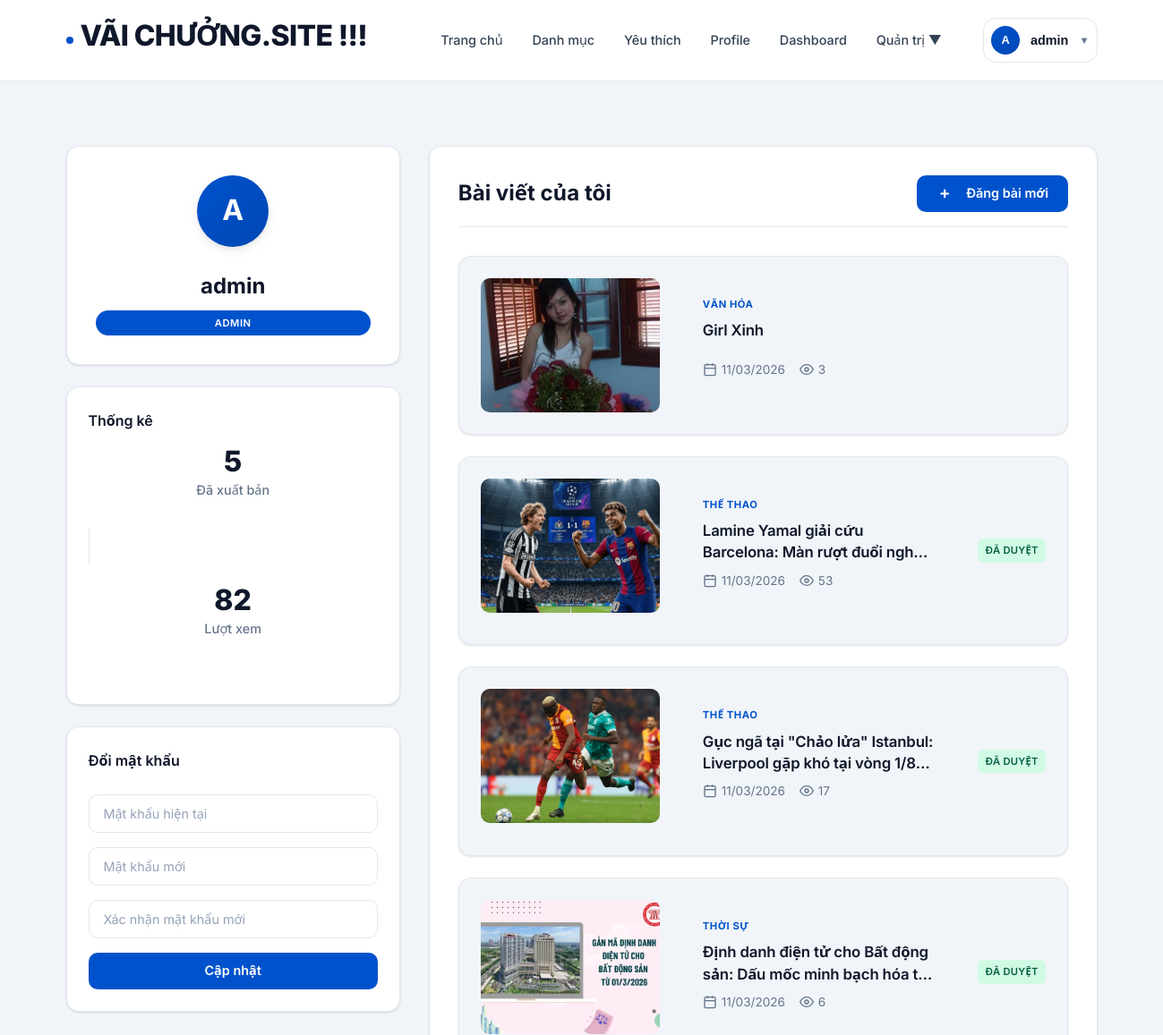
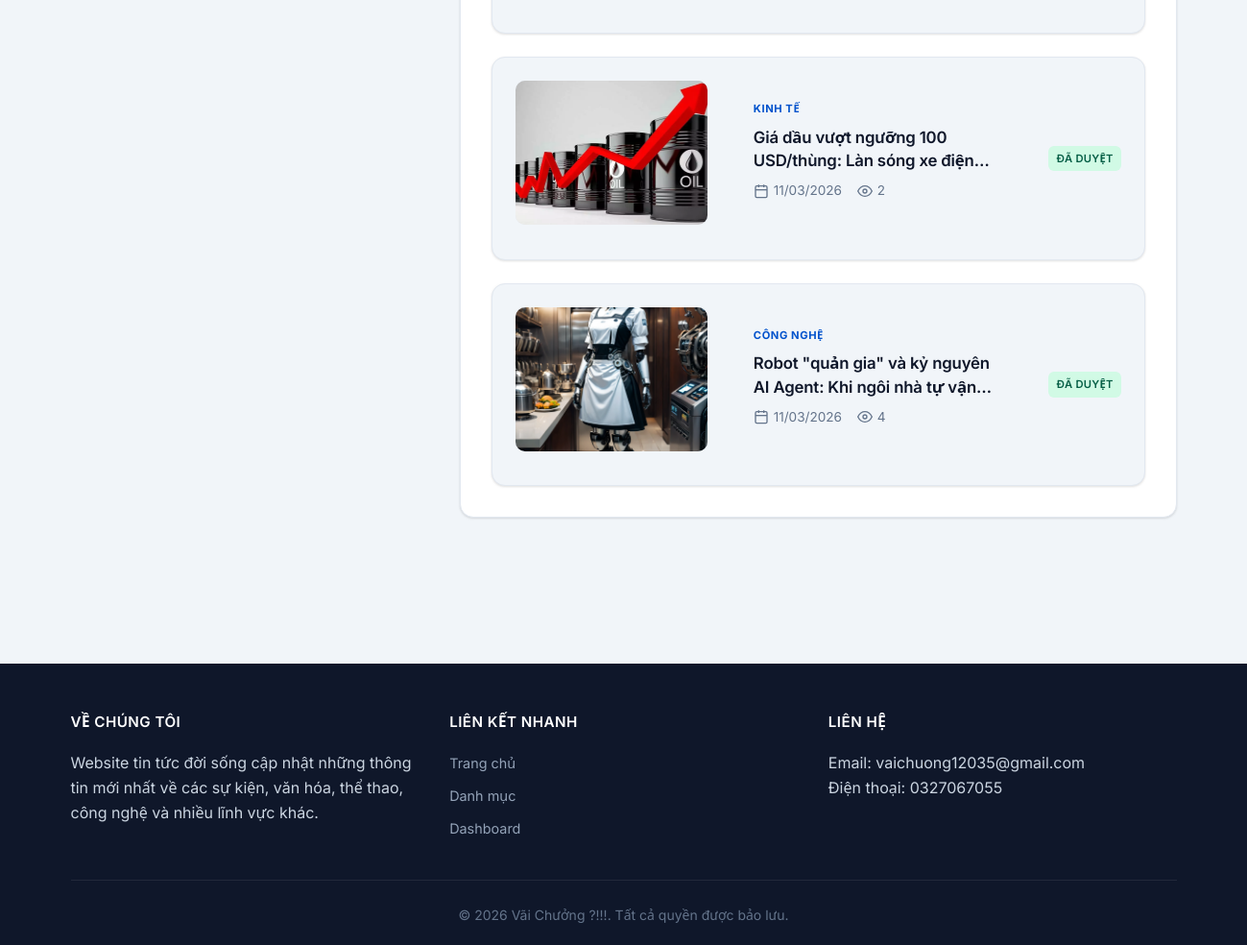
Page /me/profile (signed in) on the earlier database version (2 pictures, top to bottom).
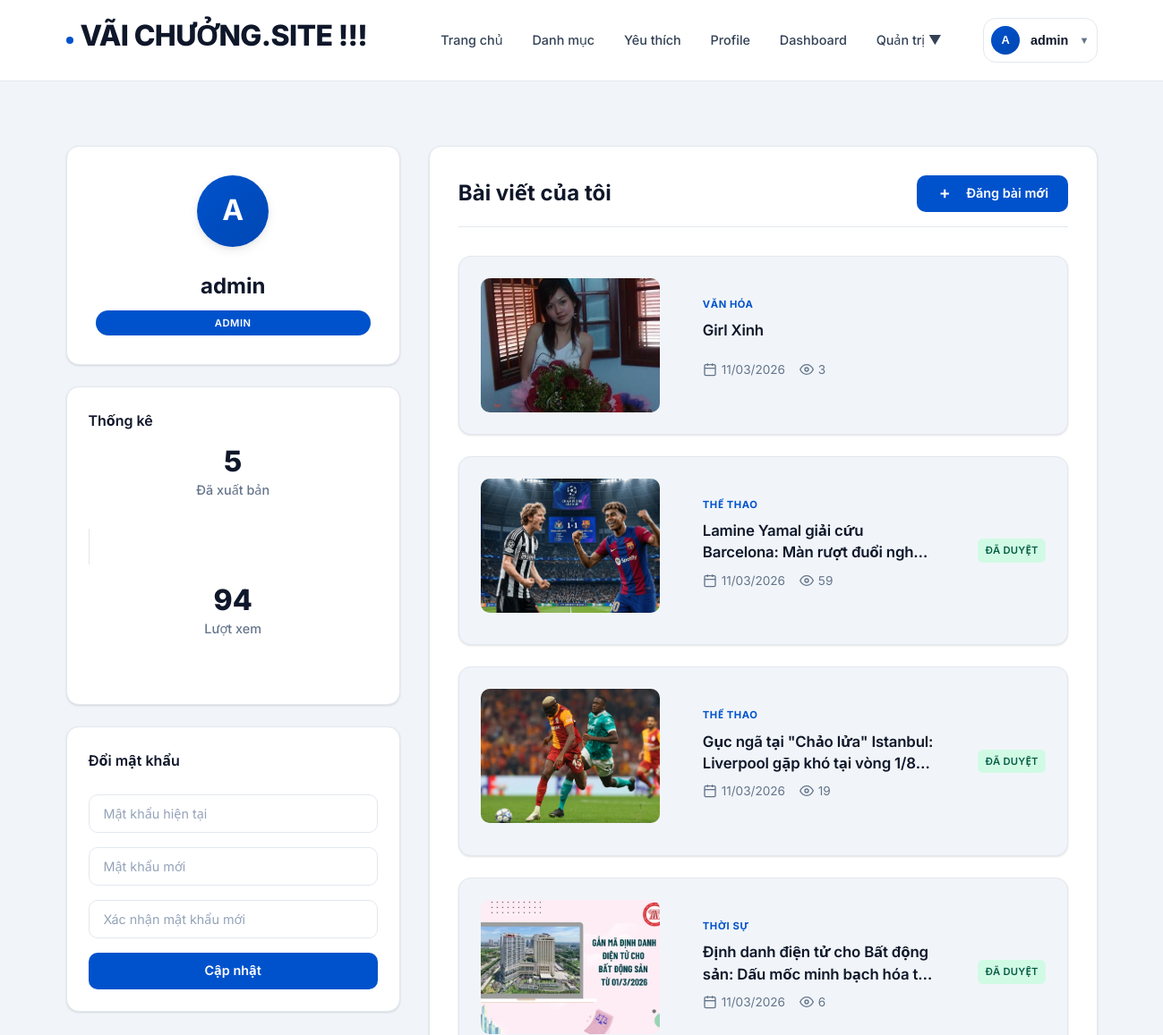
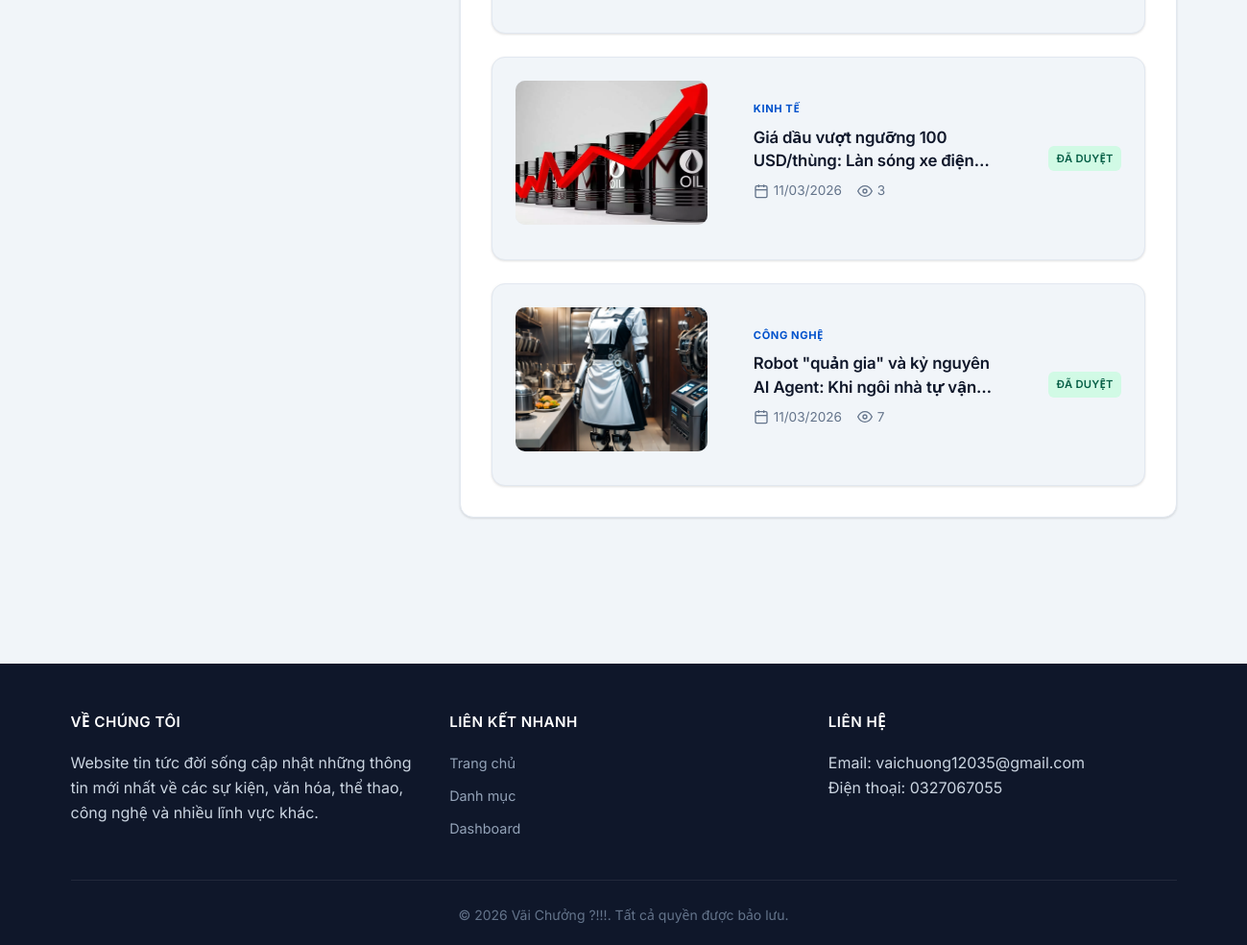
Same page on the later database version (2 pictures, top to bottom).
### newsapp/models.py (models this page shows, shortened)
class User(db.Model):
    __tablename__ = "users"
    id = db.Column(db.Integer, primary_key=True)
    username = db.Column(db.String(80), unique=True, nullable=False, index=True)
    email = db.Column(db.String(120), unique=True, nullable=False, index=True)
    password_hash = db.Column(db.String(255), nullable=False)
    role = db.Column(db.String(20), nullable=False, default=UserRole.USER, index=True)
    active = db.Column(db.Boolean, nullable=False, default=True, index=True)
    created_at = db.Column(db.DateTime, default=datetime.utcnow, nullable=False)
    articles = db.relationship("Article", back_populates="author", lazy=True)
    comments = db.relationship("Comment", back_populates="author", lazy=True)
    favorites = db.relationship("Favorite", back_populates="user", lazy=True)

class Article(db.Model):
    __tablename__ = "articles"
    id = db.Column(db.Integer, primary_key=True)
    title = db.Column(db.String(200), nullable=False, index=True)
    content = db.Column(db.Text, nullable=False)
    excerpt = db.Column(db.String(500))
    image_ref = db.Column(db.String(500))
    status = db.Column(db.String(20), nullable=False, default=ArticleStatus.DRAFT, index=True)
    review_note = db.Column(db.String(500))
    created_at = db.Column(db.DateTime, default=datetime.utcnow, nullable=False, index=True)
    updated_at = db.Column(db.DateTime, default=datetime.utcnow, onupdate=datetime.utcnow, nullable=False)
    published_at = db.Column(db.DateTime)
    views = db.Column(db.Integer, default=0, nullable=False)
    audio_ref = db.Column(db.String(500))  # static-relative path to generated audio
    audio_duration = db.Column(db.Integer)  # seconds, optional
    summary_text = db.Column(db.Text)
    user_id = db.Column(db.Integer, db.ForeignKey("users.id"), nullable=False, index=True)
    category_id = db.Column(db.Integer, db.ForeignKey("categories.id"), nullable=False, index=True)
    author = db.relationship("User", back_populates="articles")
    category = db.relationship("Category", back_populates="articles")
    comments = db.relationship(
        "Comment", back_populates="article", lazy=True, order_by="Comment.created_at.desc()"
    )
    favorites = db.relationship("Favorite", back_populates="article", lazy=True)

class Category(db.Model):
    __tablename__ = "categories"
    id = db.Column(db.Integer, primary_key=True)
    name = db.Column(db.String(100), unique=True, nullable=False, index=True)
    description = db.Column(db.Text)
    active = db.Column(db.Boolean, nullable=False, default=True, index=True)
    created_at = db.Column(db.DateTime, default=datetime.utcnow, nullable=False)
    articles = db.relationship("Article", back_populates="category", lazy=True)

### newsapp/controllers/main_controller.py (the view)
@bp.route("/me/profile")
@login_required
def profile_dashboard():
    user = get_current_user()
    assert user is not None
    user_articles = Article.query.filter_by(user_id=user.id).order_by(Article.created_at.desc()).all()
    published_count = len([a for a in user_articles if a.status == ArticleStatus.PUBLISHED])
    total_views = sum(a.views for a in user_articles if a.status == ArticleStatus.PUBLISHED)
    return render_template(
        "main/profile.html",
        user=user,
        user_articles=user_articles,
        published_count=published_count,
        total_views=total_views
    )

### newsapp/utils/auth.py (called while the page is built)
def get_current_user() -> User | None:
    if hasattr(g, "current_user"):
        return cast(User | None, g.current_user)
    user_id = session.get("user_id")
    if not user_id:
        g.current_user = None
        return None
    user = db.session.get(User, int(user_id))
    g.current_user = user
    return user

def login_required(fn: F) -> F:
    @wraps(fn)
    def wrapper(*args, **kwargs):
        user = get_current_user()
        if not user:
            flash("Vui lòng đăng nhập để truy cập!", "error")
            return redirect(url_for("auth.login"))
        if not user.active:
            session.clear()
            flash("Tài khoản đang bị khóa / không hoạt động.", "error")
            return redirect(url_for("auth.login"))
        return fn(*args, **kwargs)
    return cast(F, wrapper)

### newsapp/templates/main/profile.html (shortened to what this page needs)
{% extends "base.html" %}
{% block content %}
<div class="profile-dashboard">
    <div class="container">
        <div class="profile-grid">
            <div class="profile-sidebar">
                <div class="profile-card">
                    <div class="profile-avatar">
                        <div class="avatar-circle">
                            {{ user.username[0]|upper }}
                        </div>
                    </div>
                    <div class="profile-info">
                        <h2 class="profile-name">{{ user.username }}</h2>
                        <span class="profile-badge">{{ user.role.upper() }}</span>
                    </div>
                </div>
                <div class="stats-card">
                    <h3 class="stats-title">Thống kê</h3>
                    <div class="stats-grid">
                        <div class="stat-item">
                            <div class="stat-number">{{ published_count }}</div>
                            <div class="stat-label">Đã xuất bản</div>
                        </div>
                        <div class="stat-item">
                            <div class="stat-number">{{ total_views|default(0) }}</div>
                            <div class="stat-label">Lượt xem</div>
                        </div>
                    </div>
                </div>
                <div class="password-card">
                    <h3 class="password-title">Đổi mật khẩu</h3>
                    <form class="password-form" method="POST" action="{{ url_for('auth.change_password') }}">
                        <div class="form-group">
                            <input type="password" name="current_password" placeholder="Mật khẩu hiện tại" required>
                        </div>
                        <div class="form-group">
                            <input type="password" name="new_password" placeholder="Mật khẩu mới" required>
                        </div>
                        <div class="form-group">
                            <input type="password" name="confirm_password" placeholder="Xác nhận mật khẩu mới" required>
                        </div>
                        <button type="submit" class="btn btn-primary btn-block">Cập nhật</button>
                    </form>
                </div>
            </div>
            <div class="profile-content">
                <div class="content-header">
                    <h2 class="content-title">Bài viết của tôi</h2>
                    <a href="{{ url_for('dashboard.create_article') }}" class="btn btn-primary">
                        <span class="btn-icon">+</span>
                        Đăng bài mới
                    </a>
                </div>
                <div class="articles-list">
                    {% for article in user_articles %}
                    <div class="article-card">
                        <div class="article-image">
                            {% set img = (article.image_ref|image_src) %}
                            {% if img %}
                            <img src="{{ img }}" alt="{{ article.title }}">
                            {% else %}
                            <div class="image-placeholder">
                                <span>Không có ảnh</span>
                            </div>
                            {% endif %}
                        </div>
                        <div class="article-content">
                            <div class="article-category">{{ article.category.name.upper() }}</div>
                            <h3 class="article-title">
                                <a href="{{ url_for('main.article_detail', article_id=article.id) }}">{{ article.title }}</a>
                            </h3>
                            <div class="article-meta">
                                <span class="article-date">
                                    <svg width="16" height="16" viewBox="0 0 24 24" fill="none" stroke="currentColor" stroke-width="2">
                                        <rect x="3" y="4" width="18" height="18" rx="2" ry="2"></rect>
                                        <line x1="16" y1="2" x2="16" y2="6"></line>
                                        <line x1="8" y1="2" x2="8" y2="6"></line>
                                        <line x1="3" y1="10" x2="21" y2="10"></line>
                                    </svg>
                                    {{ article.created_at.strftime('%d/%m/%Y') }}
                                </span>
                                <span class="article-views">
                                    <svg width="16" height="16" viewBox="0 0 24 24" fill="none" stroke="currentColor" stroke-width="2">
                                        <path d="M1 12s4-8 11-8 11 8 11 8-4 8-11 8-11-8-11-8z"></path>
                                        <circle cx="12" cy="12" r="3"></circle>
                                    </svg>
                                    {{ article.views }}
                                </span>
                            </div>
                        </div>
                        <div class="article-status">
                            {% if article.status == 'published' %}
                            <span class="status-badge status-published">Đã duyệt</span>
                            {% elif article.status == 'pending' %}
                            <span class="status-badge status-pending">Chờ duyệt</span>
                            {% elif article.status == 'draft' %}
                            <span class="status-badge status-draft">Bản nháp</span>
                            {% elif article.status == 'rejected' %}
                            <span class="status-badge status-rejected">Từ chối</span>
                            {% endif %}
                        </div>
                    </div>
                    {% endfor %}
                </div>
            </div>
        </div>
    </div>
</div>
{% endblock %}

### newsapp/templates/base.html (shortened to what this page needs)
<!DOCTYPE html>
<html lang="vi">
<head>
    <link rel="stylesheet" href="{{ url_for('static', filename='css/style.css') }}">
</head>
<body>
    <header class="header">
        <div class="container">
            <div class="header-content">
                <div class="logo">
                    <a href="{{ url_for('main.index') }}">
                        <h1>VÃI CHƯỞNG.SITE !!!</h1>
                    </a>
                </div>
                <nav class="nav-menu">
                    <ul>
                        <li><a href="{{ url_for('main.index') }}">Trang chủ</a></li>
                        <li><a href="{{ url_for('main.categories') }}">Danh mục</a></li>
                        {% if session.user_id %}
                        <li><a href="{{ url_for('main.my_favorites') }}">Yêu thích</a></li>
                        <li><a href="{{ url_for('main.profile_dashboard') }}">Profile</a></li>
                        <li><a href="{{ url_for('dashboard.dashboard_home') }}">Dashboard</a></li>
                        {% if session.role in ['editor', 'admin'] %}
                        <li class="dropdown">
                            <a href="#" class="dropdown-toggle">Quản trị ▼</a>
                        </li>
                        {% endif %}
                        {% else %}
                        <li><a href="{{ url_for('auth.login') }}">Đăng nhập</a></li>
                        <li><a href="{{ url_for('auth.register') }}">Đăng ký</a></li>
                        {% endif %}
                    </ul>
                    {% if session.user_id %}
                    <div class="user-dropdown">
                        <button class="user-dropdown-toggle">
                            <div class="user-avatar">{{ session.username[0]|upper }}</div>
                            <span class="user-name">{{ session.username }}</span>
                            <span class="dropdown-arrow">▼</span>
                        </button>
                    </div>
                    {% endif %}
                </nav>
            </div>
        </div>
    </header>
    <main class="main-content">
        {% block content %}{% endblock %}
    </main>
    <footer class="footer">
        <div class="container">
            <div class="footer-content">
                <div class="footer-section">
                    <h3>Về chúng tôi</h3>
                    <p>Website tin tức đời sống cập nhật những thông tin mới nhất về các sự kiện, văn hóa, thể thao,
                        công nghệ và nhiều lĩnh vực khác.</p>
                </div>
                <div class="footer-section">
                    <h3>Liên kết nhanh</h3>
                    <ul>
                        <li><a href="{{ url_for('main.index') }}">Trang chủ</a></li>
                        <li><a href="{{ url_for('main.categories') }}">Danh mục</a></li>
                        {% if session.user_id %}
                        <li><a href="{{ url_for('dashboard.dashboard_home') }}">Dashboard</a></li>
                        {% else %}
                        <li><a href="{{ url_for('auth.login') }}">Đăng nhập</a></li>
                        {% endif %}
                    </ul>
                </div>
                <div class="footer-section">
                    <h3>Liên hệ</h3>
                    <p>Email: vaichuong12035@gmail.com</p>
                    <p>Điện thoại: 0327067055</p>
                </div>
            </div>
            <div class="footer-bottom">
                <p>&copy; 2026 Vãi Chưởng ?!!!. Tất cả quyền được bảo lưu.</p>
            </div>
        </div>
    </footer>
</body>
</html>

Differences in the rows shown:
changed Article "Lamine Yamal giải cứu Barcelona: Màn rượt đuổi…": views "53" → "59"
changed Article "Gục ngã tại \"Chảo lửa\" Istanbul: Liverpool gặp khó tại vòng…": views "17" → "19"
changed Article "Giá dầu vượt ngưỡng 100 USD/thùng: Làn sóng xe…": views "2" → "3"
changed Article "Robot \"quản gia\" và kỷ nguyên AI Agent: Khi ngôi nhà tự…": views "4" → "7"
Other differences:
{{ total_views|default(0) }}: "82" → "94"
